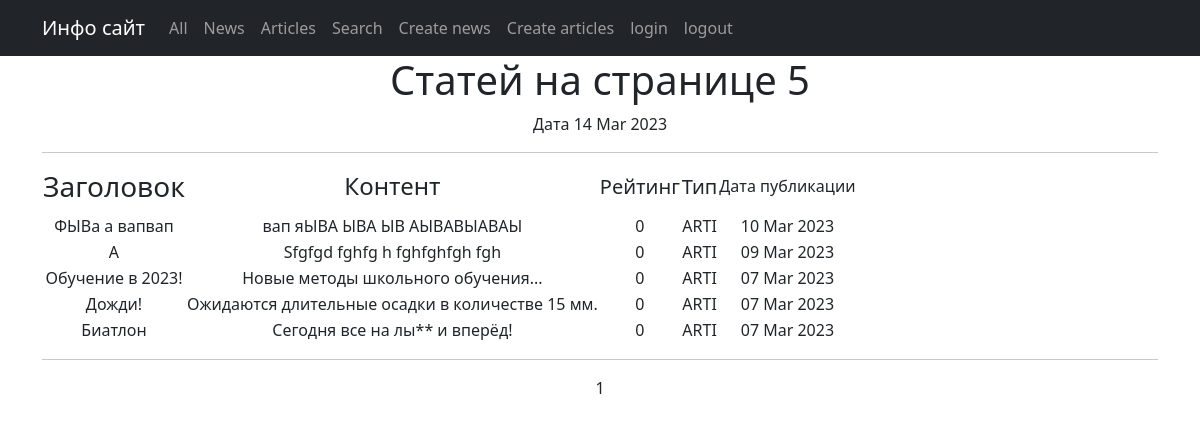
Screenshot of /posts/articles/ with the database file from the repository.
### posts/models.py (models this page shows, shortened)
class Post(models.Model):
    article = 'ARTI'
    news = 'NEWS'
    POST_TYPE = [
        (article, 'Статья'),
        (news, 'Новость')
    ]
    author = models.ForeignKey(Author, on_delete=models.CASCADE)
    types = models.CharField(max_length=4, choices=POST_TYPE, default=news)
    time_date = models.DateTimeField(auto_now_add=True)
    category = models.ManyToManyField(Category, through='PostCategory')
    title = models.CharField(max_length=255, blank=False)
    content = models.TextField(blank=False)
    rating = models.IntegerField(default=0)

### posts/views.py (the view)
# urls.py: path('articles/', ArticlesList.as_view(), name='articles_list'),
class ArticlesList(ListView):
    model = Post
    queryset = Post.objects.filter(types='ARTI')
    ordering = '-time_date'
    template_name = 'articles.html'
    context_object_name = 'articles'
    paginate_by = 5
    def get_context_data(self, **kwargs):
        context = super().get_context_data(**kwargs)
        context['num_of_articles'] = len(Post.objects.filter(types='ARTI'))
        return context

### posts/templatetags/custom_filters.py (called while the page is built)
@register.filter()
def censor(value):
    new_list = list(value.split())
    if isinstance(value, str):
        for i in range(len(new_list)):
            if new_list[i].lower() in censor_list:
                s = new_list[i]
                new_list[i] = s[:2] + '*' * (len(s) - 2)
        return ' '.join(new_list)
    else:
        raise TypeError('Объект не является строкой')

### posts/templatetags/custom_tags.py (called while the page is built)
@register.simple_tag()
def current_time(format_string='%b %d %Y'):
    return datetime.utcnow().strftime(format_string)

### templates/articles.html (shortened to what this page needs)
{% extends 'flatpages/default.html' %}
{% load custom_filters %}
{% load custom_tags %}
{% block content %}
<h1>Статей на странице {{ articles|length }} </h1>
Дата {% current_time '%d %b %Y' %}
<hr>
   {% if articles %}
       <table>
           <tr>
               <td><h3>Заголовок</h3></td>
                <td><h4>Контент</h4></td>
                <td><h5>Рейтинг</h5></td>
                <td><h5>Тип</h5></td>
                <td><h6>Дата публикации</h6></td>
           </tr>
           {% for article in articles %}
           <tr>
               <td>{{ article.title|truncatewords:3|censor }}</td>
                <td>{{ article.content|truncatewords:20|censor }}</td>
                <td>{{ article.rating }}</td>
                <td>{{ article.types }}</td>
                <td>{{ article.time_date|date:'d M Y' }}</td>
           </tr>
           {% endfor %}
       </table>
   {% else %}
       <h2>Новостей нет!</h2>
   {% endif %}
<hr>
    {{ page_obj.number }}
{% endblock content %}

### templates/flatpages/default.html (shortened to what this page needs)
<!DOCTYPE html>
<html lang="en">
    <head>
        {% load static %}
        <link href="{% static 'css/styles.css' %}" rel="stylesheet" />
    </head>
    <body>
        <nav class="navbar navbar-expand-lg navbar-dark bg-dark static-top">
            <div class="container">
                <a class="navbar-brand" href="#">Инфо сайт</a>
                <div class="collapse navbar-collapse" id="navbarResponsive">
                    <ul class="navbar-nav ml-auto">
                        <li class="nav-item">
                            <a class="nav-link" href="/posts/">All</a>
                        </li>
                        <li class="nav-item">
                            <a class="nav-link" href="/posts/news/">News</a>
                        </li>
                        <li class="nav-item">
                            <a class="nav-link" href="/posts/articles">Articles</a>
                        </li>
                        <li class="nav-item">
                            <a class="nav-link" href="/posts/search">Search</a>
                        </li>
                        <li class="nav-item">
                            <a class="nav-link" href="/posts/news/create">Сreate news</a>
                        </li>
                        <li class="nav-item">
                            <a class="nav-link" href="/posts/articles/create">Create articles</a>
                        </li>
                        <li class="nav-item">
                            <a class="nav-link" href="/accounts/login/">login</a>
                        </li>
                        <li class="nav-item">
                            <a class="nav-link" href="/accounts/logout/">logout {{ user.username }} </a>
                        </li>
                    </ul>
                </div>
            </div>
        </nav>
        <div class="container">
            <div class="row">
                <div class="col-lg-12 text-center">
                    {% block content %}
                    {% endblock content %}
                </div>
            </div>
        </div>
    </body>
</html>

### rows the page displays
Post: title|censor "ФЫВа а вапвап", content|censor "вап яЫВА ЫВА ЫВ АЫВАВЫАВАЫ", rating "0", types "ARTI", time_date "10 Mar 2023"
Post: title|censor "A", content|censor "Sfgfgd fghfg h fghfghfgh fgh", rating "0", types "ARTI", time_date "09 Mar 2023"
Post: title|censor "Обучение в 2023!", content|censor "Новые методы школьного обучения...", rating "0", types "ARTI", time_date "07 Mar 2023"
Post: title|censor "Дожди!", content|censor "Ожидаются длительные осадки в количестве 15 мм.", rating "0", types "ARTI", time_date "07 Mar 2023"
Post: title|censor "Биатлон", content|censor "Сегодня все на лы** и вперёд!", rating "0", types "ARTI", time_date "07 Mar 2023"

### other values shown
{{ articles|length }} "5"
{{ page_obj.number }} "1"
